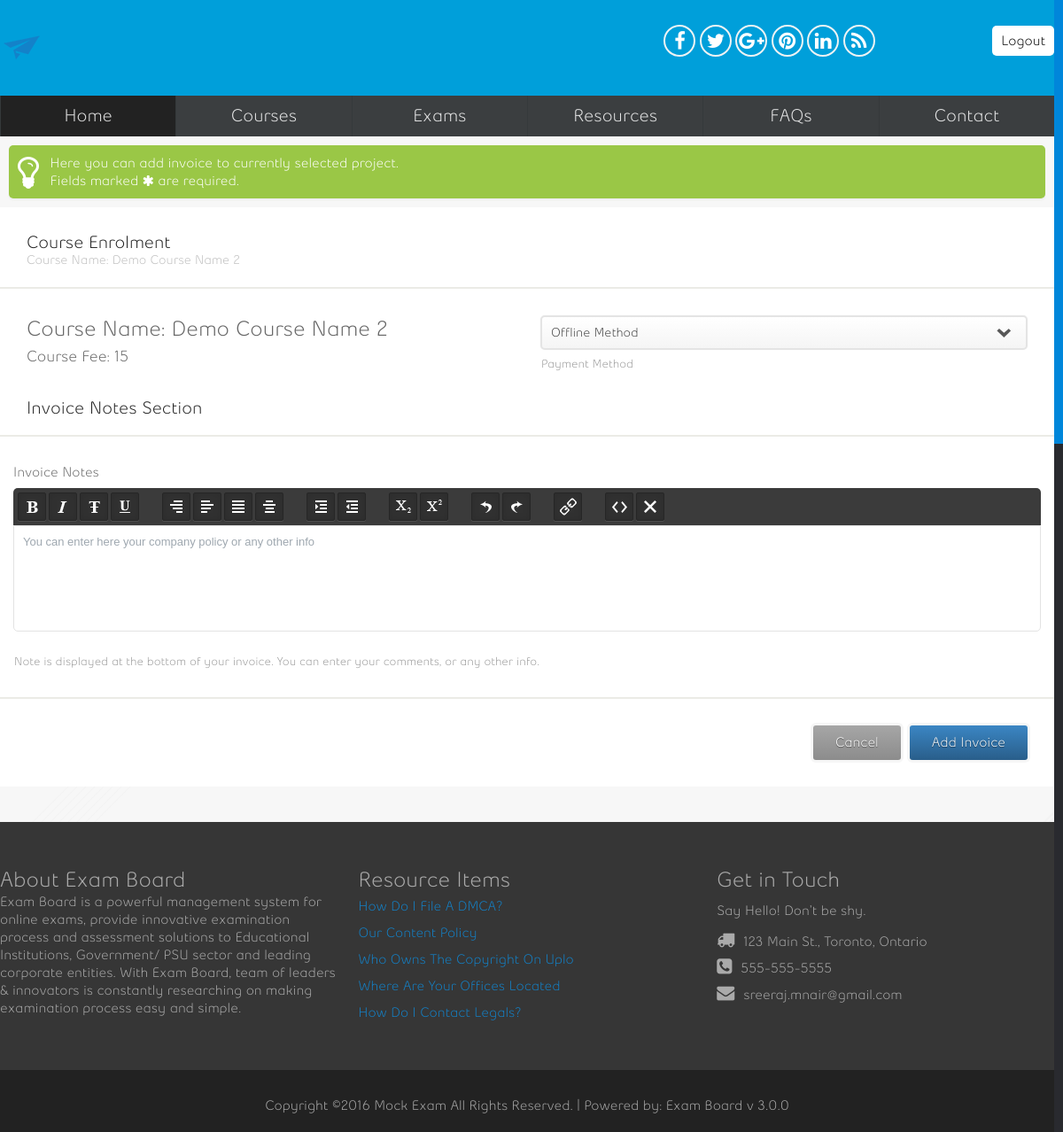
/account.php?do=enrolment&id=4 (signed in), run on the app's committed database.
### tables this page shows
CREATE TABLE `settings` (
  `company` varchar(75) NOT NULL,
  `site_url` varchar(75) NOT NULL,
  `site_email` varchar(100) NOT NULL,
  `address` varchar(150) NOT NULL,
  `city` varchar(150) NOT NULL,
  `state` varchar(150) NOT NULL,
  `zip` varchar(16) NOT NULL,
  `phone` varchar(16) DEFAULT NULL,
  `fax` varchar(16) DEFAULT NULL,
  `logo` varchar(60) NOT NULL,
  `short_date` varchar(20) NOT NULL,
  `long_date` varchar(20) NOT NULL,
  `dtz` varchar(200) NOT NULL,
  `lang` varchar(2) NOT NULL DEFAULT 'en',
  `weekstart` tinyint(1) NOT NULL DEFAULT '1',
  `theme` varchar(30) DEFAULT NULL,
  `enable_reg` tinyint(1) NOT NULL DEFAULT '1',
  `enable_tax` tinyint(1) NOT NULL DEFAULT '0',
  `tax_name` varchar(55) NOT NULL,
  `tax_rate` varchar(8) NOT NULL DEFAULT '0',
  `tax_number` varchar(100) DEFAULT NULL,
  `enable_offline` tinyint(1) NOT NULL DEFAULT '1',
  `offline_info` text,
  `invoice_note` text,
  `invoice_number` varchar(40) DEFAULT NULL,
  `quote_number` varchar(40) DEFAULT NULL,
  `enable_uploads` tinyint(1) NOT NULL DEFAULT '1',
  `file_types` varchar(255) NOT NULL,
  `file_max` varchar(20) NOT NULL,
  `perpage` varchar(3) NOT NULL DEFAULT '10',
  `sbackup` varchar(50) DEFAULT NULL,
  `currency` varchar(4) DEFAULT NULL,
  `cur_symbol` varchar(6) DEFAULT NULL,
  `tsep` varchar(1) NOT NULL DEFAULT ',',
  `dsep` varchar(1) NOT NULL DEFAULT '.',
  `pp_email` varchar(50) DEFAULT NULL,
  `pp_pass` varchar(30) DEFAULT NULL,
  `pp_api` varchar(100) DEFAULT NULL,
  `pp_mode` tinyint(1) NOT NULL DEFAULT '0',
  `invdays` tinyint(1) NOT NULL DEFAULT '7',
  `mailer` enum('PHP','SMTP','SMAIL') NOT NULL DEFAULT 'PHP',
  `smtp_host` varchar(100) DEFAULT NULL,
  `smtp_user` varchar(50) DEFAULT NULL,
  `smtp_pass` varchar(50) DEFAULT NULL,
  `smtp_port` smallint(3) DEFAULT NULL,
  `sendmail` varchar(60) DEFAULT NULL,
  `is_ssl` tinyint(1) NOT NULL DEFAULT '0',
  `crmv` varchar(5) DEFAULT NULL,
  `passing_score` int(2) NOT NULL,
  `google_analytics` text NOT NULL,
  `social_gplus` varchar(75) NOT NULL,
  `social_twitter` varchar(75) NOT NULL,
  `social_facebook` varchar(75) NOT NULL,
  `social_pinterest` varchar(75) NOT NULL,
  `social_linkedin` varchar(75) NOT NULL,
  `social_rss` varchar(75) NOT NULL
);

CREATE TABLE `project_types` (
  `id` int(11) NOT NULL,
  `title` varchar(55) NOT NULL,
  `fees` float NOT NULL,
  `description` text NOT NULL,
  `recurring` int(11) NOT NULL,
  `period` varchar(11) NOT NULL,
  `days` int(11) NOT NULL
);

CREATE TABLE `resources` (
  `id` int(11) NOT NULL,
  `category` int(5) DEFAULT NULL,
  `title` varchar(30) DEFAULT NULL,
  `content` text NOT NULL
);

### enrolment.php (the view, shortened to what the rows shown need)
<?php $course = Core::getRowById("project_types", Filter::$id);?>
<?php if($course->fees > 0): ?>
<form class="xform" id="invoice_form" method="post">
  <header>Course Enrolment<span>Course Name: <?php echo $course->title; ?></span></header>
  <div class="row">
    <section class="col col-6">
      <h2>Course Name: <?php echo $course->title; ?></h2>
      <h3>Course Fee: <?php echo $course->fees; ?></h3>
    </section>
	<section class="col col-6">
      <select name="method">
        <option value="Offline"><?php echo lang('OFFLINE');?></option>
      </select>
      <div class="note"><?php echo lang('PAYMETHOD');?></div>
    </section>
  </div>
  <header><?php echo lang('INVC_NOTES');?></header>
  <div class="row">
    <section>
      <label class="label"><?php echo lang('INVC_NOTE');?></label>
      <div class="field-wrap wysiwyg-wrap">
      </div>
      <div class="note">Note is displayed at the bottom of your invoice. You can enter your comments, or any other info.</div>
    </section>
  </div>
  <footer>
    <button class="button" name="dosubmit" type="submit"><?php echo lang('INVC_ADD');?></button>
    <a href="index.php?do=courses" class="button button-secondary"><?php echo lang('CANCEL'); ?></a>
  </footer>
</form>
<?php endif; ?>

### header.php (shortened to what the rows shown need)
<!DOCTYPE html>
<html lang="en">
<head>
<link rel="stylesheet" href="theme/<?php echo $core->theme;?>/front/style/style.css"  type="text/css" />
<link rel="stylesheet" href="assets/style/jquery-ui.css" type="text/css" />
<link rel="stylesheet" type="text/css" href="assets/fancybox/jquery.fancybox.css" media="screen" />
<link rel="stylesheet" type="text/css" href="assets/style/flexslider.css" media="screen" />
<link href="//maxcdn.bootstrapcdn.com/font-awesome/4.2.0/css/font-awesome.min.css" rel="stylesheet">
<link rel="stylesheet" href="theme/<?php echo $core->theme;?>/front/style/new.css"  type="text/css" />
</head>
<body data-smooth-scrolling="1">
<div class="bg">
<div class="container" style="background: #009fda;">
<div class="in-grid">
    <section id="crumbs" class="row crumbs2">
      <div class="col grid_6">
        <a href="index.php"><?php echo ($core->logo) ? '<img src="'.SITEURL.'/uploads/'.$core->logo.'" alt="'.$core->company.'" class="front-logo"/>': $core->company;?></a>
      </div>
    </section>
</div>
</div>
<div class="container in-grid">
  <div  class="row grid_24">

### footer.php (shortened to what the rows shown need)
  </div>
</div>
</div>
<?php $resources = $content->getFWResources();?>
<div class="footer-panel">
	<section class="row in-grid">
		<div class="col grid_8">
			<h2><?php echo lang('FW_ABOUT'); ?></h2>
		</div>
		<div class="col grid_8">
			<h2><?php echo lang('FW_RESOURCE'); ?></h2>
			<?php if(!$resources):?>
			<?php echo Filter::msgInfo(lang('FW_NORESOURCE'),false);?>
			<?php else:?>
			<ul>
				<?php foreach ($resources as $row):?>
				<li><a href="resources.php?action=details&amp;id=<?php echo $row->id;?>"><h4><?php echo $row->title;?></h4></a></li>
				<?php endforeach; ?>
			</ul>
			<?php endif;?>
		</div>
		<div class="col grid_8 fw_git">
			<h2><?php echo lang('FW_GIT'); ?></h2>
			<ul>
				<li><i class="icon-truck"></i><span><?php echo $core->address . ', ' . $core->city . ', ' . $core->state;?></span><li>
				<li><i class="icon-phone-sign"></i><span><?php echo $core->phone;?></span><li>
				<li><i class="icon-envelope"></i><span><?php echo $core->site_email;?></span><li>
			</ul>
		</div>
	</section>
</div>
<footer id="footer" class="clearfix">
  <div class="row">
    <div class="fotter-wrap">
      <div class="col grid_24">
        <div class="copyright top10">Copyright &copy;<?php echo date('Y').' '.$core->company;?>  All Rights Reserved. | Powered by: Exam Board v <?php echo $core->crmv;?></div>
      </div>
    </div>
  </div>
</footer>
</body></html>

### data on the page
settings: logo (picture), address "123 Main St.", city "Toronto", state "Ontario", phone "555-555-5555", site_email "sreeraj.mnair@gmail.com", company "Mock Exam", crmv "3.0.0"
project_types: title "Demo Course Name 2", fees "15"
resources: title "How Do I File A DMCA?"
resources: title "Our Content Policy"
resources: title "Who Owns The Copyright On Uplo"
resources: title "Where Are Your Offices Located"
resources: title "How Do I Contact Legals?"

### other printed values
lang('INVC_INFO2') "Here you can add invoice to currently selected project."
lang('REQFIELD1') "Fields marked"
lang('REQFIELD2') "are required."
lang('OFFLINE') "Offline Method"
lang('PAYMETHOD') "Payment Method"
lang('INVC_NOTES') "Invoice Notes Section"
lang('INVC_NOTE') "Invoice Notes"
lang('INVC_ADD') "Add Invoice"
lang('CANCEL') "Cancel"
lang('FW_ABOUT') "About Exam Board"
lang('FW_RESOURCE') "Resource Items"
lang('FW_GIT') "Get in Touch"
